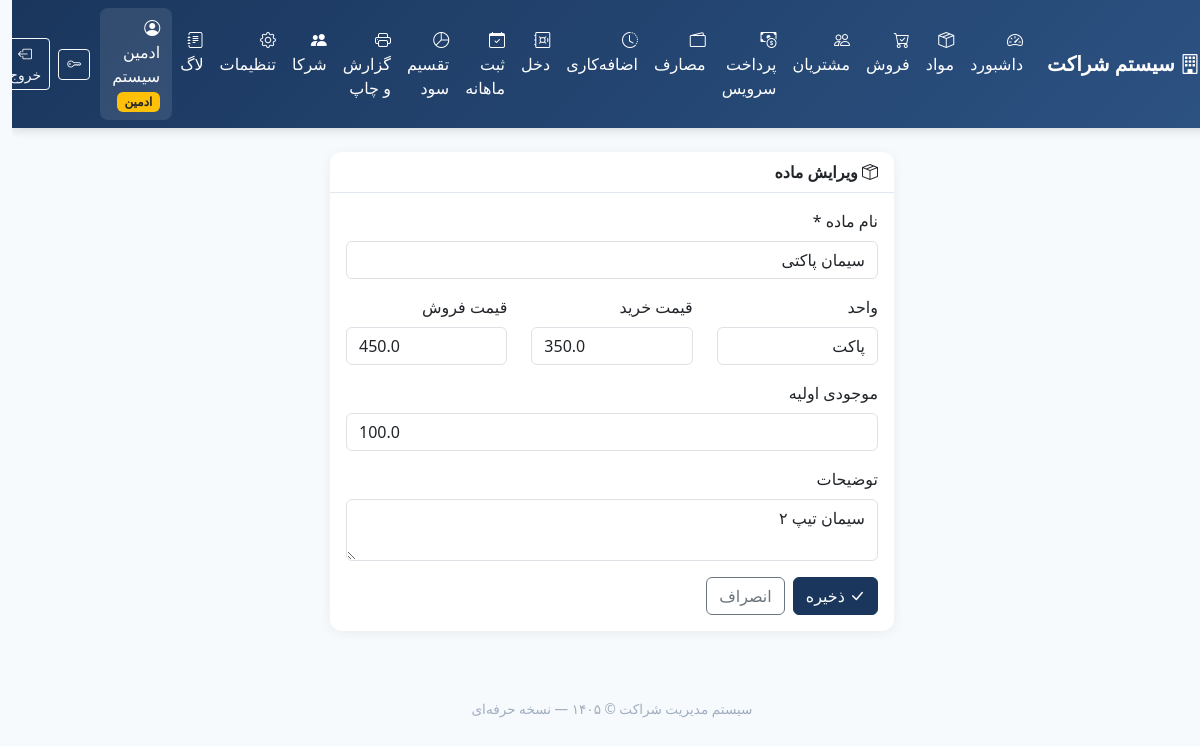
/products/edit/1 (signed in), run on the app's committed database.
### tables this page shows
CREATE TABLE users (
            id INTEGER PRIMARY KEY AUTOINCREMENT,
            username TEXT UNIQUE NOT NULL,
            password_hash TEXT NOT NULL,
            full_name TEXT NOT NULL,
            role TEXT NOT NULL CHECK(role IN ('admin', 'partner')),
            partner_code TEXT,
            photo TEXT,
            is_active INTEGER DEFAULT 1,
            created_at TEXT DEFAULT CURRENT_TIMESTAMP
        );

CREATE TABLE products (
            id INTEGER PRIMARY KEY AUTOINCREMENT,
            code TEXT UNIQUE NOT NULL,
            name TEXT NOT NULL,
            unit TEXT DEFAULT 'عدد',
            buy_price REAL DEFAULT 0,
            sell_price REAL DEFAULT 0,
            initial_stock REAL DEFAULT 0,
            description TEXT,
            is_active INTEGER DEFAULT 1,
            created_at TEXT DEFAULT CURRENT_TIMESTAMP
        );

### app.py (the view, shortened to what this page needs)
@app.route("/products/edit/<int:id>", methods=["GET", "POST"])
@login_required
@admin_required
def product_edit(id):
    conn = get_db()
    product = conn.execute("SELECT * FROM products WHERE id = ?", (id,)).fetchone()
    if not product:
        flash("ماده یافت نشد.", "danger")
        return redirect(url_for("products"))
    conn.close()
    return render_template("product_form.html", product=product)

### app.py (called while the page is built, shortened)
def get_db():
    conn = sqlite3.connect(DB_PATH)
    conn.row_factory = sqlite3.Row
    try:
        conn.execute("PRAGMA foreign_keys = ON")
    except Exception:
        pass
    return conn

@login_manager.user_loader
def load_user(user_id):
    conn = get_db()
    row = conn.execute("SELECT * FROM users WHERE id = ?", (user_id,)).fetchone()
    conn.close()
    if row and row["is_active"]:
        return User(row["id"], row["username"], row["full_name"], row["role"], row["partner_code"], row["is_active"])
    return None

def admin_required(f):
    @wraps(f)
    def decorated(*args, **kwargs):
        if not current_user.is_authenticated or not current_user.is_admin:
            flash("دسترسی فقط برای ادمین مجاز است.", "danger")
            return redirect(url_for("dashboard"))
        return f(*args, **kwargs)
    return decorated

    @property
    def is_active(self):
        return self._active

    @property
    def is_admin(self):
        return self.role == "admin"

### templates/product_form.html (shortened to what this page needs)
{% extends "base.html" %}
{% block content %}
<div class="row justify-content-center">
    <div class="col-md-8 col-lg-6">
        <div class="card">
            <div class="card-header">
                <i class="bi bi-box-seam"></i> {{ 'ویرایش ماده' if product else 'افزودن ماده جدید' }}
            </div>
            <div class="card-body">
                <form method="POST">
                    <div class="mb-3">
                        <label class="form-label">نام ماده *</label>
                        <input type="text" name="name" class="form-control" required
                               value="{{ product.name if product else '' }}">
                    </div>
                    <div class="row">
                        <div class="col-md-4 mb-3">
                            <label class="form-label">واحد</label>
                            <input type="text" name="unit" class="form-control"
                                   value="{{ product.unit if product else 'عدد' }}">
                        </div>
                        <div class="col-md-4 mb-3">
                            <label class="form-label">قیمت خرید</label>
                            <input type="number" step="any" name="buy_price" class="form-control"
                                   value="{{ product.buy_price if product else 0 }}">
                        </div>
                        <div class="col-md-4 mb-3">
                            <label class="form-label">قیمت فروش</label>
                            <input type="number" step="any" name="sell_price" class="form-control"
                                   value="{{ product.sell_price if product else 0 }}">
                        </div>
                    </div>
                    <div class="mb-3">
                        <label class="form-label">موجودی اولیه</label>
                        <input type="number" step="any" name="initial_stock" class="form-control"
                               value="{{ product.initial_stock if product else 0 }}">
                    </div>
                    <div class="mb-3">
                        <label class="form-label">توضیحات</label>
                        <textarea name="description" class="form-control" rows="2">{{ product.description if product else '' }}</textarea>
                    </div>
                    <div class="d-flex gap-2">
                        <button type="submit" class="btn btn-primary">
                            <i class="bi bi-check-lg"></i> ذخیره
                        </button>
                        <a href="{{ url_for('products') }}" class="btn btn-outline-secondary">انصراف</a>
                    </div>
                </form>
            </div>
        </div>
    </div>
</div>
{% endblock %}

### templates/base.html (shortened to what this page needs)
<!DOCTYPE html>
<html lang="fa" dir="rtl">
<head>
    <link href="https://cdn.jsdelivr.net/npm/bootstrap@5.3.3/dist/css/bootstrap.rtl.min.css" rel="stylesheet">
    <link href="https://cdn.jsdelivr.net/npm/bootstrap-icons@1.11.3/font/bootstrap-icons.min.css" rel="stylesheet">
</head>
<body>
    {% if current_user.is_authenticated %}
    <nav class="navbar navbar-expand-lg navbar-dark sticky-top">
        <div class="container-fluid">
            <a class="navbar-brand fw-bold" href="{{ url_for('dashboard') }}">
                <i class="bi bi-building"></i> سیستم شراکت
            </a>
            <div class="collapse navbar-collapse" id="nav">
                <ul class="navbar-nav me-auto mb-2 mb-lg-0">
                    <li class="nav-item">
                        <a class="nav-link {% if request.endpoint == 'dashboard' %}active{% endif %}" href="{{ url_for('dashboard') }}">
                            <i class="bi bi-speedometer2"></i> داشبورد
                        </a>
                    </li>
                    <li class="nav-item">
                        <a class="nav-link {% if request.endpoint == 'products' %}active{% endif %}" href="{{ url_for('products') }}">
                            <i class="bi bi-box-seam"></i> مواد
                        </a>
                    </li>
                    <li class="nav-item">
                        <a class="nav-link {% if request.endpoint == 'sales' %}active{% endif %}" href="{{ url_for('sales') }}">
                            <i class="bi bi-cart-check"></i> فروش
                        </a>
                    </li>
                    <li class="nav-item">
                        <a class="nav-link {% if request.endpoint == 'customers' %}active{% endif %}" href="{{ url_for('customers') }}">
                            <i class="bi bi-people"></i> مشتریان
                        </a>
                    </li>
                    <li class="nav-item">
                        <a class="nav-link {% if request.endpoint == 'payments' %}active{% endif %}" href="{{ url_for('payments') }}">
                            <i class="bi bi-cash-coin"></i> پرداخت سرویس
                        </a>
                    </li>
                    <li class="nav-item">
                        <a class="nav-link {% if request.endpoint == 'expenses' %}active{% endif %}" href="{{ url_for('expenses') }}">
                            <i class="bi bi-wallet2"></i> مصارف
                        </a>
                    </li>
                    <li class="nav-item">
                        <a class="nav-link {% if request.endpoint == 'overtime' %}active{% endif %}" href="{{ url_for('overtime') }}">
                            <i class="bi bi-clock-history"></i> اضافه‌کاری
                        </a>
                    </li>
                    <li class="nav-item">
                        <a class="nav-link {% if request.endpoint == 'cash' %}active{% endif %}" href="{{ url_for('cash') }}">
                            <i class="bi bi-safe"></i> دخل
                        </a>
                    </li>
                    <li class="nav-item">
                        <a class="nav-link {% if request.endpoint == 'monthly' %}active{% endif %}" href="{{ url_for('monthly') }}">
                            <i class="bi bi-calendar-check"></i> ثبت ماهانه
                        </a>
                    </li>
                    <li class="nav-item">
                        <a class="nav-link {% if request.endpoint == 'profit' %}active{% endif %}" href="{{ url_for('profit') }}">
                            <i class="bi bi-pie-chart"></i> تقسیم سود
                        </a>
                    </li>
                    <li class="nav-item">
                        <a class="nav-link {% if request.endpoint == 'reports' %}active{% endif %}" href="{{ url_for('reports') }}">
                            <i class="bi bi-printer"></i> گزارش و چاپ
                        </a>
                    </li>
                    {% if current_user.is_admin %}
                    <li class="nav-item">
                        <a class="nav-link {% if request.endpoint == 'partners' %}active{% endif %}" href="{{ url_for('partners') }}">
                            <i class="bi bi-people-fill"></i> شرکا
                        </a>
                    </li>
                    <li class="nav-item">
                        <a class="nav-link {% if request.endpoint == 'settings' %}active{% endif %}" href="{{ url_for('settings') }}">
                            <i class="bi bi-gear"></i> تنظیمات
                        </a>
                    </li>
                    <li class="nav-item">
                        <a class="nav-link {% if request.endpoint == 'logs' %}active{% endif %}" href="{{ url_for('logs') }}">
                            <i class="bi bi-journal-text"></i> لاگ
                        </a>
                    </li>
                    {% endif %}
                </ul>
                <div class="d-flex align-items-center text-white">
                    <div class="sidebar-user">
                        <i class="bi bi-person-circle"></i>
                        {{ current_user.full_name }}
                        <span class="badge bg-warning text-dark badge-role">{{ 'ادمین' if current_user.is_admin else 'شریک' }}</span>
                    </div>
                    <a href="{{ url_for('change_password') }}" class="btn btn-sm btn-outline-light me-2" title="تغییر رمز">
                        <i class="bi bi-key"></i>
                    </a>
                    <a href="{{ url_for('logout') }}" class="btn btn-sm btn-outline-light">
                        <i class="bi bi-box-arrow-left"></i> خروج
                    </a>
                </div>
            </div>
        </div>
    </nav>
    {% endif %}
    <main class="container-fluid py-4 px-3 px-md-4">
        {% block content %}{% endblock %}
    </main>
    <footer>
        سیستم مدیریت شراکت &copy; ۱۴۰۵ — نسخه حرفه‌ای
    </footer>
</body>
</html>

### templates/base.html (style rules this page uses)
:root { --primary: #1a365d; --primary-light: #2c5282; --accent: #ed8936; --success: #38a169; --bg: #f7fafc; }
body { font-family: 'Tahoma', 'Segoe UI', Tahoma, sans-serif; background: var(--bg); min-height: 100vh; }
.navbar { background: linear-gradient(135deg, var(--primary), var(--primary-light)) !important; box-shadow: 0 2px 10px rgba(0,0,0,0.15); }
.navbar-brand, .nav-link { color: #fff !important; }
.card { border: none; border-radius: 12px; box-shadow: 0 2px 12px rgba(0,0,0,0.06); margin-bottom: 1.25rem; }
.card-header { background: #fff; border-bottom: 1px solid #e2e8f0; font-weight: 600; border-radius: 12px 12px 0 0 !important; }
.btn-primary { background: var(--primary); border-color: var(--primary); }
.badge-role { font-size: 0.75rem; }
.sidebar-user { background: rgba(255,255,255,0.1); border-radius: 8px; padding: 8px 12px; margin-left: 10px; }
footer { text-align: center; padding: 1.5rem; color: #a0aec0; font-size: 0.85rem; }

### data on the page
users: full_name "ادمین سیستم"
products: name "سیمان پاکتی", unit "پاکت", buy_price "350.0", sell_price "450.0", initial_stock "100.0", description "سیمان تیپ ۲"

### other printed values
{{ 'ادمین' if current_user.is_admin else 'شریک' }} "ادمین"
{{ 'ویرایش ماده' if product else 'افزودن ماده جدید' }} "ویرایش ماده"
